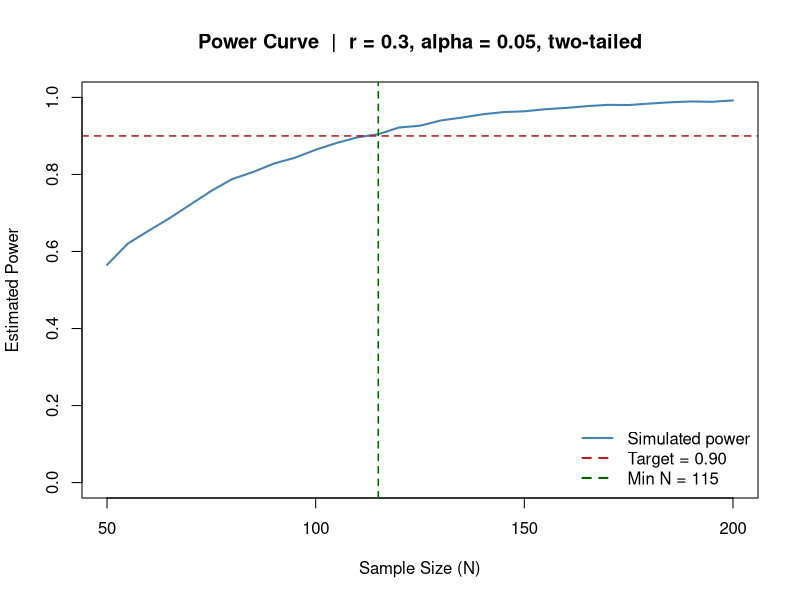

This figure's R source:
# Sample size (N) Simulation for Pearson Correlation
# Two-tailed hypothesis, alpha = 0.05, target power = 0.90
# True effect: r = 0.3

# ── Parameters ────────────────────────────────────────────────────────────────
r_true    <- 0.3
alpha     <- 0.05
target    <- 0.90
n_sims    <- 10000
n_range   <- seq(50, 200, by = 5)
set.seed(666)

# ── Simulation ────────────────────────────────────────────────────────────────
simulate_power <- function(n, r, n_sims, alpha) {
  sig <- replicate(n_sims, {
    # Bivariate normal with correlation r
    x <- rnorm(n)
    y <- r * x + sqrt(1 - r^2) * rnorm(n)
    cor.test(x, y, alternative = "two.sided")$p.value < alpha
  })
  mean(sig)
}

power_results <- sapply(n_range, simulate_power,
                        r = r_true, n_sims = n_sims, alpha = alpha)

# ── Minimum N ─────────────────────────────────────────────────────────────────
min_n <- n_range[which(power_results >= target)[1]]

cat("=== Power Simulation Results ===\n")
cat(sprintf("True r       : %.2f\n", r_true))
cat(sprintf("Alpha        : %.3f (two-tailed)\n", alpha))
cat(sprintf("Target power : %.2f\n", target))
cat(sprintf("Simulations  : %d per N\n\n", n_sims))
cat(sprintf("Minimum N for %.0f%% power: %d\n\n", target * 100, min_n))

# ── Analytical check (pwr package) ────────────────────────────────────────────
if (requireNamespace("pwr", quietly = TRUE)) {
  library(pwr)
  analytic <- pwr.r.test(r = r_true, sig.level = alpha, power = target,
                         alternative = "two.sided")
  cat(sprintf("Analytical N (pwr package): %d\n", ceiling(analytic$n)))
} else {
  cat("Install the 'pwr' package for an analytical comparison: install.packages('pwr')\n")
}

# ── Plot ──────────────────────────────────────────────────────────────────────
plot(n_range, power_results,
     type = "l", lwd = 2, col = "steelblue",
     xlab = "Sample Size (N)",
     ylab = "Estimated Power",
     main = sprintf("Power Curve  |  r = %.1f, alpha = %.2f, two-tailed", r_true, alpha),
     ylim = c(0, 1))
abline(h  = target, lty = 2, col = "firebrick", lwd = 1.5)
abline(v  = min_n,  lty = 2, col = "darkgreen",  lwd = 1.5)
legend("bottomright",
       legend = c("Simulated power",
                  sprintf("Target = %.2f", target),
                  sprintf("Min N = %d", min_n)),
       col    = c("steelblue", "firebrick", "darkgreen"),
       lty    = c(1, 2, 2), lwd = 2, bty = "n")
